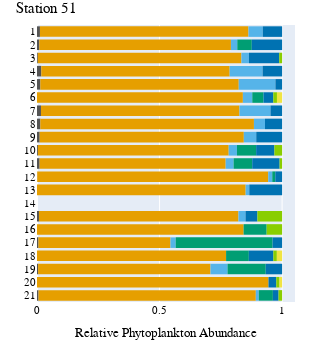
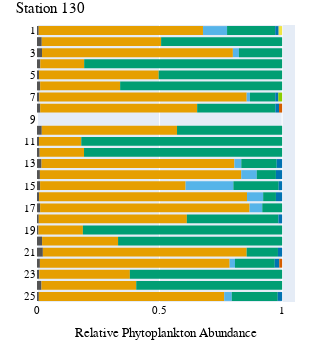

These figures' notebook cell, in order:
### Code cell
stations = ['51', '130']

cm_to_px = 96 / 2.54  # Conversion factor from centimeters to pixels
width_in_cm = 7
height_in_cm = 9

tax_colors = {}

for station in stations:
    grouped_df = flowcam[flowcam['Station'] == station][['Comments', 'Taxon_grouped', 'density_cell_L_sample']]
    grouped_df = grouped_df.groupby(['Comments', 'Taxon_grouped']).agg({'density_cell_L_sample':'sum'}).reset_index()
    
    grouped_df["rel_occurrence"] = grouped_df.groupby(['Comments'])['density_cell_L_sample'].transform(lambda x: x / x.sum())
    
    # Split station into prefix and suffix and change to integer
    grouped_df['Sample'] = [x.split('_')[1] for x in grouped_df['Comments']]
    
    # Combine low-abundance taxa into a single category
    grouped_df.loc[grouped_df['rel_occurrence'] < 0.01, 'Taxon_grouped'] = 'Rare'
    
    fig = px.histogram(grouped_df.sort_values(["Sample", 'Taxon_grouped'], ascending=[True, True]), 
                x="rel_occurrence",
                y="Sample",
                color='Taxon_grouped',
                category_orders={
                    "Sample": ['1', '2', '3', '4', '5', '6', '7', '8', '9', '10',
                               '11', '12', '13', '14', '15', '16', '17', '18', '19', '20',
                               '21', '22', '23', '24', '25'],
                    "Taxon_grouped": ["Rare", "Bacillariophyta", "Dinophyceae",
                                      "Prymnesiophyceae"]
                },
                color_discrete_map={
                    "Rare": "#545454",
                    "Bacillariophyta": "#E69F00",
                    "Dinophyceae": "#56B4E9",
                    "Prymnesiophyceae": "#009E73",
                    "Ciliates": "#F0E442",
                    "Arthropoda": "#0072B2",
                    "Annelida": "#D55E00",
                    "Craniata": "#CC79A7",
                    "Urocordata": "#B5B5B5",
                    "Echinodermata": "#55EEFF",
                    "Cnidaria": "#A42324",
                    "Mollusca": "#89CE00",
                    "Detritus": "#808080",
                    "Rotifera": "#EAD506",
                    "Radiolaria": "#06EA0D"
                },
                orientation='h'
            )

    fig.update_layout(
        font=dict(
            family="Arial",
            size=11,
            color="black"
        ),
        autosize=False,
        width=width_in_cm * cm_to_px,
        height=height_in_cm * cm_to_px,
        margin=dict(
            l=0,
            r=25,
            b=25,
            t=25
        ),
        showlegend=False,
        xaxis_title_text='Relative Phytoplankton Abundance',
        title_text='Station {}'.format(station),
        yaxis_title_text=''
    )

    fig.show()

    for trace in fig.data:
        # If trace is not in the dictionary, add it
        if trace.name not in tax_colors:
            # If trace contains a color already in use, give an error
            if trace.marker.color in tax_colors.values():
                raise ValueError(f'Color for {trace.name} already in use, review color disctrete map')
            tax_colors[trace.name] = trace.marker.color
           
    # Save figure as svg
    fig.write_image("../figures/phytoplankton/flowcam_relative_occurrence_{}_validated.svg".format(station), width=width_in_cm * cm_to_px, height=height_in_cm * cm_to_px)
    #fig.write_image("../figures/phytoplankton/flowcam_relative_occurrence_{}_validated.png".format(station), scale=2,  width=width_in_cm * cm_to_px, height=height_in_cm * cm_to_px)

### Figure 1 — Plotly figure (JSON) as saved in the notebook; plotly's stock layout.template omitted (floating-point values rounded to 4 significant figures)
{"data": [{"alignmentgroup": "True", "bingroup": "y", "histfunc": "sum", "hovertemplate": "Taxon_grouped=Rare<br>sum of rel_occurrence=%{x}<br>Sample=%{y}<extra></extra>", "legendgroup": "Rare", "marker": {"color": "#545454", "pattern": {"shape": ""}}, "name": "Rare", "offsetgroup": "Rare", "orientation": "h", "showlegend": true, "type": "histogram", "x": [0.006861, 0.005146, 0.003731, 0.009051, 0.001534, 0.00103, 0.008088, 0.005976, 0.002286, 0.002286, 0.007144, 0.002305, 0.006172, 0.003343, 0.002821, 0.008912, 0.005864, 0.006803, 0.006803, 0.007008, 0.009206, 0.008906, 0.004632, 0.005454, 0.005454], "xaxis": "x", "y": ["1", "1", "10", "11", "11", "12", "15", "17", "19", "19", "2", "2", "21", "3", "4", "4", "4", "5", "5", "7", "7", "8", "8", "9", "9"], "yaxis": "y"}, {"alignmentgroup": "True", "bingroup": "y", "histfunc": "sum", "hovertemplate": "Taxon_grouped=Bacillariophyta<br>sum of rel_occurrence=%{x}<br>Sample=%{y}<extra></extra>", "legendgroup": "Bacillariophyta", "marker": {"color": "#E69F00", "pattern": {"shape": ""}}, "name": "Bacillariophyta", "offsetgroup": "Bacillariophyta", "orientation": "h", "showlegend": true, "type": "histogram", "x": [0.8508, 0.7784, 0.7592, 0.9423, 0.8513, 0.8139, 0.843, 0.5385, 0.7714, 0.7033, 0.7818, 0.9445, 0.8866, 0.8307, 0.7685, 0.8095, 0.84, 0.8099, 0.8716, 0.8329], "xaxis": "x", "y": ["1", "10", "11", "12", "13", "15", "16", "17", "18", "19", "2", "20", "21", "3", "4", "5", "6", "7", "8", "9"], "yaxis": "y"}, {"alignmentgroup": "True", "bingroup": "y", "histfunc": "sum", "hovertemplate": "Taxon_grouped=Dinophyceae<br>sum of rel_occurrence=%{x}<br>Sample=%{y}<extra></extra>", "legendgroup": "Dinophyceae", "marker": {"color": "#56B4E9", "pattern": {"shape": ""}}, "name": "Dinophyceae", "offsetgroup": "Dinophyceae", "orientation": "h", "showlegend": true, "type": "histogram", "x": [0.05832, 0.03357, 0.03227, 0.01648, 0.01479, 0.02879, 0.02137, 0.06951, 0.02591, 0.01193, 0.03053, 0.1344, 0.1497, 0.03829, 0.1266, 0.04511, 0.05069], "xaxis": "x", "y": ["1", "10", "11", "12", "13", "15", "17", "19", "2", "21", "3", "4", "5", "6", "7", "8", "9"], "yaxis": "y"}, {"alignmentgroup": "True", "bingroup": "y", "histfunc": "sum", "hovertemplate": "Taxon_grouped=Prymnesiophyceae<br>sum of rel_occurrence=%{x}<br>Sample=%{y}<extra></extra>", "legendgroup": "Prymnesiophyceae", "marker": {"color": "#009E73", "pattern": {"shape": ""}}, "name": "Prymnesiophyceae", "offsetgroup": "Prymnesiophyceae", "orientation": "h", "showlegend": true, "type": "histogram", "x": [0.07834, 0.07597, 0.01236, 0.09406, 0.3954, 0.09286, 0.1559, 0.05916, 0.0577, 0.04586], "xaxis": "x", "y": ["10", "11", "12", "16", "17", "18", "19", "2", "21", "6"], "yaxis": "y"}, {"alignmentgroup": "True", "bingroup": "y", "histfunc": "sum", "hovertemplate": "Taxon_grouped=Arthropoda<br>sum of rel_occurrence=%{x}<br>Sample=%{y}<extra></extra>", "legendgroup": "Arthropoda", "marker": {"color": "#0072B2", "pattern": {"shape": ""}}, "name": "Arthropoda", "offsetgroup": "Arthropoda", "orientation": "h", "showlegend": true, "type": "histogram", "x": [0.0789, 0.07449, 0.1118, 0.02781, 0.1339, 0.04862, 0.03881, 0.1, 0.06678, 0.1237, 0.03181, 0.02325, 0.1238, 0.07951, 0.02721, 0.04001, 0.04732, 0.06978, 0.1055], "xaxis": "x", "y": ["1", "10", "11", "12", "13", "15", "17", "18", "19", "2", "20", "21", "3", "4", "5", "6", "7", "8", "9"], "yaxis": "y"}, {"alignmentgroup": "True", "bingroup": "y", "histfunc": "sum", "hovertemplate": "Taxon_grouped=Mollusca<br>sum of rel_occurrence=%{x}<br>Sample=%{y}<extra></extra>", "legendgroup": "Mollusca", "marker": {"color": "#89CE00", "pattern": {"shape": ""}}, "name": "Mollusca", "offsetgroup": "Mollusca", "orientation": "h", "showlegend": true, "type": "histogram", "x": [0.03142, 0.01012, 0.1006, 0.06297, 0.01429, 0.01313, 0.01434, 0.0117, 0.01489], "xaxis": "x", "y": ["10", "11", "15", "16", "18", "20", "21", "3", "6"], "yaxis": "y"}, {"alignmentgroup": "True", "bingroup": "y", "histfunc": "sum", "hovertemplate": "Taxon_grouped=Ciliates<br>sum of rel_occurrence=%{x}<br>Sample=%{y}<extra></extra>", "legendgroup": "Ciliates", "marker": {"color": "#F0E442", "pattern": {"shape": ""}}, "name": "Ciliates", "offsetgroup": "Ciliates", "orientation": "h", "showlegend": true, "type": "histogram", "x": [0.02143, 0.01059, 0.02096], "xaxis": "x", "y": ["18", "20", "6"], "yaxis": "y"}], "layout": {"autosize": false, "barmode": "relative", "font": {"color": "black", "family": "Arial", "size": 11}, "height": 340.2, "legend": {"title": {"text": "Taxon_grouped"}, "tracegroupgap": 0}, "margin": {"b": 25, "l": 0, "r": 25, "t": 25}, "showlegend": false, "title": {"text": "Station 51"}, "width": 264.6, "xaxis": {"anchor": "y", "domain": [0, 1], "title": {"text": "Relative Phytoplankton Abundance"}}, "yaxis": {"anchor": "x", "categoryarray": ["25", "24", "23", "22", "21", "20", "19", "18", "17", "16", "15", "14", "13", "12", "11", "10", "9", "8", "7", "6", "5", "4", "3", "2", "1"], "categoryorder": "array", "domain": [0, 1], "title": {"text": ""}}}}

### Figure 2 — Plotly figure (JSON) as saved in the notebook; plotly's stock layout.template omitted (floating-point values rounded to 4 significant figures)
{"data": [{"alignmentgroup": "True", "bingroup": "y", "histfunc": "sum", "hovertemplate": "Taxon_grouped=Rare<br>sum of rel_occurrence=%{x}<br>Sample=%{y}<extra></extra>", "legendgroup": "Rare", "marker": {"color": "#545454", "pattern": {"shape": ""}}, "name": "Rare", "offsetgroup": "Rare", "orientation": "h", "showlegend": true, "type": "histogram", "x": [0.003508, 0.003509, 0.001385, 0.006457, 0.001385, 0.008904, 0.001314, 0.0004943, 0.007762, 0.001312, 0.003916, 0.0006463, 0.004843, 0.003524, 0.009692, 0.004405, 0.0008811, 0.001632, 0.001856, 0.005325, 0.003089, 0.005063, 0.001266, 0.006329, 0.001944, 0.006433, 0.009708, 0.003236, 0.001918, 0.005284, 0.003007, 0.00152, 0.001765, 0.005588, 0.002089, 0.00896, 0.002794, 0.004531, 0.0008366, 0.004129, 0.005415, 0.004945, 0.0008366, 0.008404, 0.005987, 0.004986, 0.004524, 0.002729, 0.002047, 0.007067, 0.003444, 0.001148, 0.004593, 0.0009505, 0.007443, 0.0009505, 0.00702, 0.001901, 0.0009613, 0.005652, 0.0009613, 0.004099, 0.008197, 0.004098, 0.004099, 0.0006165, 0.002599, 0.001374, 0.008912, 0.002185, 0.002531, 0.003457, 0.001029, 0.003345, 0.002328, 0.006185, 0.00347, 0.001526, 0.003783, 0.0006491, 0.000752, 0.006025, 0.003457, 0.002833], "xaxis": "x", "y": ["1", "1", "10", "10", "10", "10", "10", "11", "11", "12", "12", "12", "12", "13", "13", "13", "13", "14", "14", "14", "14", "15", "15", "15", "16", "16", "17", "17", "18", "18", "19", "19", "19", "2", "2", "2", "2", "20", "20", "20", "20", "20", "20", "21", "21", "21", "21", "22", "22", "22", "23", "23", "23", "24", "24", "24", "24", "24", "25", "25", "25", "3", "3", "3", "3", "4", "4", "4", "4", "5", "5", "5", "6", "6", "6", "6", "7", "7", "7", "7", "8", "8", "8", "8"], "yaxis": "y"}, {"alignmentgroup": "True", "bingroup": "y", "histfunc": "sum", "hovertemplate": "Taxon_grouped=Bacillariophyta<br>sum of rel_occurrence=%{x}<br>Sample=%{y}<extra></extra>", "legendgroup": "Bacillariophyta", "marker": {"color": "#E69F00", "pattern": {"shape": ""}}, "name": "Bacillariophyta", "offsetgroup": "Bacillariophyta", "orientation": "h", "showlegend": true, "type": "histogram", "x": [0.6702, 0.5518, 0.1724, 0.1811, 0.7868, 0.8214, 0.5937, 0.8484, 0.8544, 0.6041, 0.1809, 0.4869, 0.31, 0.8315, 0.7741, 0.3697, 0.3865, 0.7561, 0.7787, 0.1789, 0.4882, 0.3264, 0.8461, 0.6404], "xaxis": "x", "y": ["1", "10", "11", "12", "13", "14", "15", "16", "17", "18", "19", "2", "20", "21", "22", "23", "24", "25", "3", "4", "5", "6", "7", "8"], "yaxis": "y"}, {"alignmentgroup": "True", "bingroup": "y", "histfunc": "sum", "hovertemplate": "Taxon_grouped=Dinophyceae<br>sum of rel_occurrence=%{x}<br>Sample=%{y}<extra></extra>", "legendgroup": "Dinophyceae", "marker": {"color": "#56B4E9", "pattern": {"shape": ""}}, "name": "Dinophyceae", "offsetgroup": "Dinophyceae", "orientation": "h", "showlegend": true, "type": "histogram", "x": [0.09825, 0.02819, 0.06325, 0.1949, 0.06595, 0.05178, 0.02183, 0.03085, 0.02459, 0.01332], "xaxis": "x", "y": ["1", "13", "14", "15", "16", "17", "22", "25", "3", "7"], "yaxis": "y"}, {"alignmentgroup": "True", "bingroup": "y", "histfunc": "sum", "hovertemplate": "Taxon_grouped=Prymnesiophyceae<br>sum of rel_occurrence=%{x}<br>Sample=%{y}<extra></extra>", "legendgroup": "Prymnesiophyceae", "marker": {"color": "#009E73", "pattern": {"shape": ""}}, "name": "Prymnesiophyceae", "offsetgroup": "Prymnesiophyceae", "orientation": "h", "showlegend": true, "type": "histogram", "x": [0.1965, 0.4287, 0.8194, 0.8082, 0.1445, 0.07825, 0.1848, 0.05214, 0.08091, 0.3737, 0.8128, 0.4937, 0.6693, 0.1277, 0.1624, 0.6211, 0.5952, 0.1877, 0.1762, 0.8076, 0.5036, 0.6608, 0.1032, 0.3191], "xaxis": "x", "y": ["1", "10", "11", "12", "13", "14", "15", "16", "17", "18", "19", "2", "20", "21", "22", "23", "24", "25", "3", "4", "5", "6", "7", "8"], "yaxis": "y"}, {"alignmentgroup": "True", "bingroup": "y", "histfunc": "sum", "hovertemplate": "Taxon_grouped=Arthropoda<br>sum of rel_occurrence=%{x}<br>Sample=%{y}<extra></extra>", "legendgroup": "Arthropoda", "marker": {"color": "#0072B2", "pattern": {"shape": ""}}, "name": "Arthropoda", "offsetgroup": "Arthropoda", "orientation": "h", "showlegend": true, "type": "histogram", "x": [0.01403, 0.02203, 0.0252, 0.01392, 0.02515, 0.01494, 0.01691, 0.01849, 0.01772, 0.01258, 0.01473], "xaxis": "x", "y": ["1", "13", "14", "15", "16", "18", "21", "22", "25", "7", "8"], "yaxis": "y"}, {"alignmentgroup": "True", "bingroup": "y", "histfunc": "sum", "hovertemplate": "Taxon_grouped=Ciliates<br>sum of rel_occurrence=%{x}<br>Sample=%{y}<extra></extra>", "legendgroup": "Ciliates", "marker": {"color": "#F0E442", "pattern": {"shape": ""}}, "name": "Ciliates", "offsetgroup": "Ciliates", "orientation": "h", "showlegend": true, "type": "histogram", "x": [0.01404], "xaxis": "x", "y": ["1"], "yaxis": "y"}, {"alignmentgroup": "True", "bingroup": "y", "histfunc": "sum", "hovertemplate": "Taxon_grouped=Annelida<br>sum of rel_occurrence=%{x}<br>Sample=%{y}<extra></extra>", "legendgroup": "Annelida", "marker": {"color": "#D55E00", "pattern": {"shape": ""}}, "name": "Annelida", "offsetgroup": "Annelida", "orientation": "h", "showlegend": true, "type": "histogram", "x": [0.01138, 0.01272], "xaxis": "x", "y": ["22", "8"], "yaxis": "y"}, {"alignmentgroup": "True", "bingroup": "y", "histfunc": "sum", "hovertemplate": "Taxon_grouped=Mollusca<br>sum of rel_occurrence=%{x}<br>Sample=%{y}<extra></extra>", "legendgroup": "Mollusca", "marker": {"color": "#89CE00", "pattern": {"shape": ""}}, "name": "Mollusca", "offsetgroup": "Mollusca", "orientation": "h", "showlegend": true, "type": "histogram", "x": [0.01532], "xaxis": "x", "y": ["7"], "yaxis": "y"}], "layout": {"autosize": false, "barmode": "relative", "font": {"color": "black", "family": "Arial", "size": 11}, "height": 340.2, "legend": {"title": {"text": "Taxon_grouped"}, "tracegroupgap": 0}, "margin": {"b": 25, "l": 0, "r": 25, "t": 25}, "showlegend": false, "title": {"text": "Station 130"}, "width": 264.6, "xaxis": {"anchor": "y", "domain": [0, 1], "title": {"text": "Relative Phytoplankton Abundance"}}, "yaxis": {"anchor": "x", "categoryarray": ["25", "24", "23", "22", "21", "20", "19", "18", "17", "16", "15", "14", "13", "12", "11", "10", "9", "8", "7", "6", "5", "4", "3", "2", "1"], "categoryorder": "array", "domain": [0, 1], "title": {"text": ""}}}}
